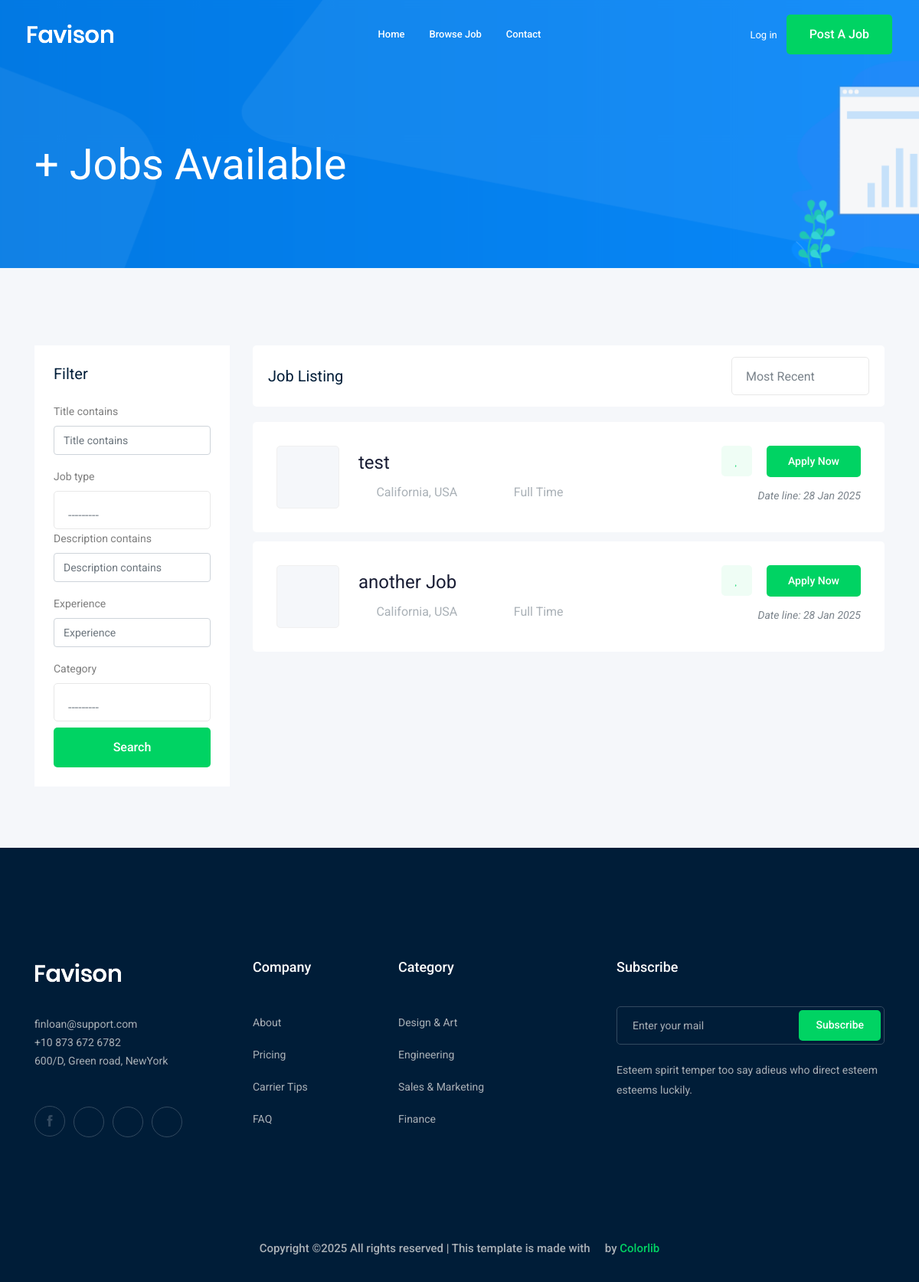
The page /jobs/?page=2 on the database as committed earlier.
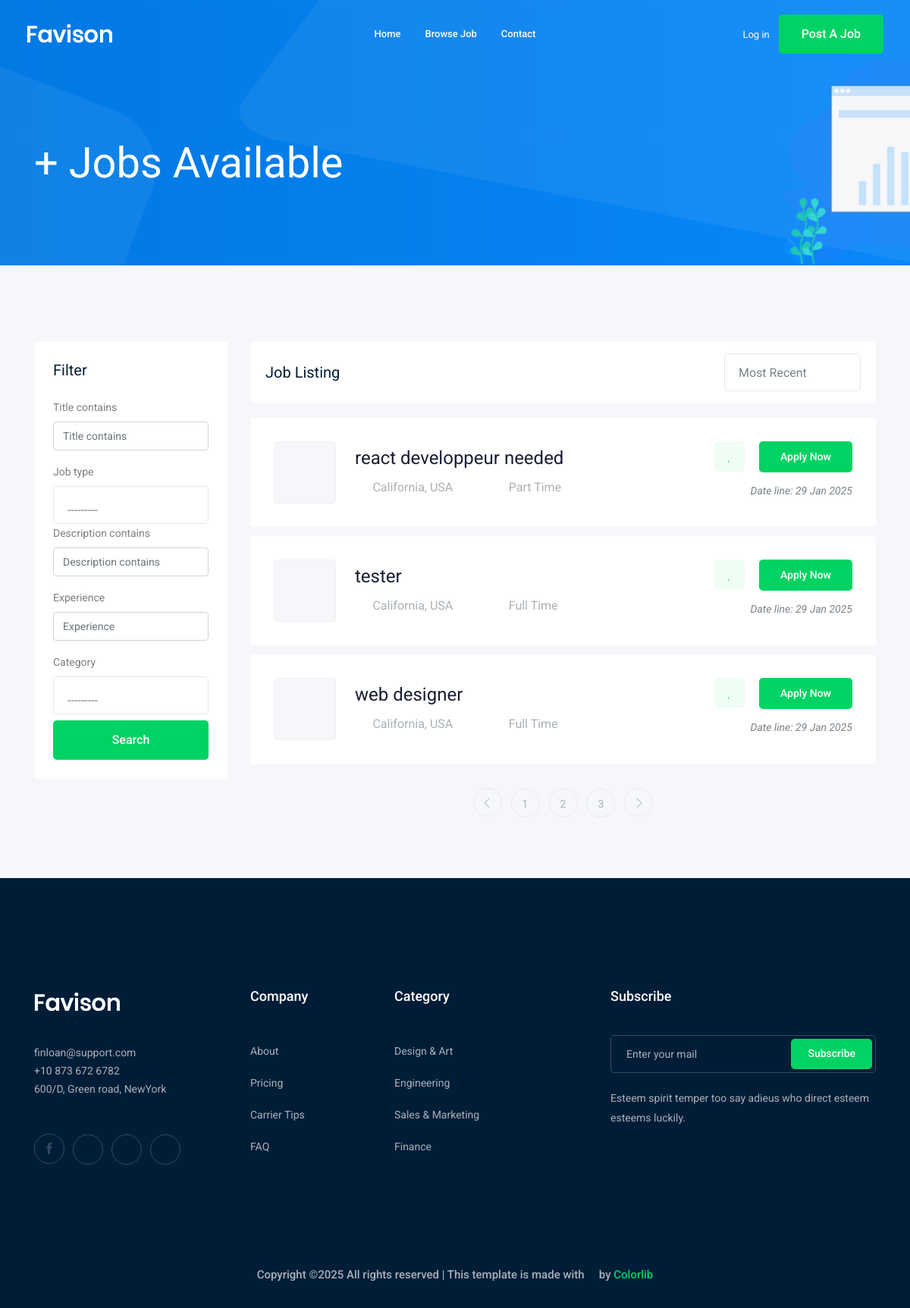
The same page on the database as committed later.
### job/models.py (models this page shows, shortened)
class Job(models.Model): #table
    owner=models.ForeignKey(User,related_name='Job_owner',on_delete=models.CASCADE)
    title=models.CharField(max_length=100) #column
    job_type=models.CharField(max_length=15,choices=JOB_TYPE)
    description=models.TextField(max_length=1000)
    published_at=models.DateTimeField(auto_now=True)
    vacancy= models.IntegerField(default=1)
    salary=models.IntegerField(default=0)
    experience=models.IntegerField(default=1)
    category=models.ForeignKey('Category',on_delete=models.CASCADE)
    image=models.ImageField(upload_to=image_upload)
    slug=models.SlugField(blank=True, null=True)
    def __str__(self):
        return self.title

### job/views.py (the view)
# urls.py: path('', views.job_list,name="job_list"),
def job_list(request):
    job_list=Job.objects.all()
    myfilter= JobFilter(request.GET,queryset=job_list)
    job_list= myfilter.qs
    paginator = Paginator(job_list,3)
    page_number = request.GET.get("page")
    page_obj = paginator.get_page(page_number)
    context={'jobs':page_obj,'myfilter':myfilter.form} #template name
    return render(request,"job/job_list.html",context)

### job/models.py (called while the page is built)
    def __str__(self):
        return self.name

### job/templates/job/job_list.html (shortened to what this page needs)
{% extends 'base.html' %}
   {% load bootstrap4 %}
    {% block body %}
    <div class="bradcam_area bradcam_bg_1">
        <div class="container">
            <div class="row">
                <div class="col-xl-12">
                    <div class="bradcam_text">
                        <h3>{{jobs.count}}+ Jobs Available</h3>
                    </div>
                </div>
            </div>
        </div>
    </div>
    <div class="job_listing_area plus_padding">
        <div class="container">
            <div class="row">
                <div class="col-lg-3">
                    <div class="job_filter white-bg">
                        <div class="form_inner white-bg">
                            <h3>Filter</h3>
                            <form method="GET">
                               {% bootstrap_form  myfilter %}
                               <input type="submit" value="Search" class="boxed-btn3 w-100 mt-2"/>
                            </form>
                        </div>
                    </div>
                </div>
                <div class="col-lg-9">
                    <div class="recent_joblist_wrap">
                        <div class="recent_joblist white-bg ">
                            <div class="row align-items-center">
                                <div class="col-md-6">
                                    <h4>Job Listing</h4>
                                </div>
                                <div class="col-md-6">
                                    <div class="serch_cat d-flex justify-content-end">
                                    </div>
                                </div>
                            </div>
                        </div>
                    </div>
                    <div class="job_lists m-0">
                        <div class="row">
                            {% for job in jobs %}
                            <div class="col-lg-12 col-md-12">
                                <div class="single_jobs white-bg d-flex justify-content-between">
                                    <div class="jobs_left d-flex align-items-center">
                                        <div class="thumb">
                                        </div>
                                        <div class="jobs_conetent">
                                            <a href="{% url 'jobs:job_detail' job.slug %}"><h4>{{job}}</h4></a>
                                            <div class="links_locat d-flex align-items-center">
                                                <div class="location">
                                                    <p> <i class="fa fa-map-marker"></i> California, USA</p>
                                                </div>
                                                <div class="location">
                                                    <p> <i class="fa fa-clock-o"></i> {{job.job_type}}</p>
                                                </div>
                                            </div>
                                        </div>
                                    </div>
                                    <div class="jobs_right">
                                        <div class="apply_now">
                                            <a class="heart_mark" href="#"> <i class="fa fa-heart"></i> </a>
                                            <a href="{% url 'jobs:job_detail' job.slug %}" class="boxed-btn3">Apply Now</a>
                                        </div>
                                        <div class="date">
                                            <p>Date line: {{job.published_at|date:'d M Y'}}</p>
                                        </div>
                                    </div>
                                </div>
                            </div>
                            {% endfor %}
                        </div>
                        {% if jobs.has_other_pages %}
                        <div class="row">
                            <div class="col-lg-12">
                                <div class="pagination_wrap">
                                    <ul>
                                        {% if jobs.has_previous %}
                                        <li><a href="?page={{jobs.previous_page_number}}"> <i class="ti-angle-left"></i> </a></li>
                                        {% endif %}
                                        {% for i in jobs.paginator.page_range %}
                                        <li><a href="?page={{i}}"><span>{{i}}</span></a></li>
                                        {% endfor %}
                                        {% if jobs.has_next %}
                                        <li><a href="?page={{jobs.next_page_number}}"> <i class="ti-angle-right"></i> </a></li>
                                        {% endif %}
                                    </ul>
                                </div>
                            </div>
                        </div>
                        {% endif %}
                    </div>
                </div>
            </div>
        </div>
    </div>
    {% endblock body %}

### templates/base.html (shortened to what this page needs)
{% load static %}
<!doctype html>
<html class="no-js" lang="zxx">
<head>
    <link rel="stylesheet" href="{% static 'css/bootstrap.min.css' %}">
    <link rel="stylesheet" href="{% static 'css/owl.carousel.min.css' %}">
    <link rel="stylesheet" href="{% static 'css/magnific-popup.css' %}">
    <link rel="stylesheet" href="{% static 'css/font-awesome.min.css' %}">
    <link rel="stylesheet" href="{% static 'css/themify-icons.css' %}">
    <link rel="stylesheet" href="{% static 'css/nice-select.css' %}">
    <link rel="stylesheet" href="{% static 'css/flaticon.css' %}">
    <link rel="stylesheet" href="{% static 'css/jquery-ui.css' %}">
    <link rel="stylesheet" href="{% static 'css/gijgo.css' %}">
    <link rel="stylesheet" href="{% static 'css/animate.min.css' %}">
    <link rel="stylesheet" href="{% static 'css/slicknav.css' %}">
    <link rel="stylesheet" href="{% static 'css/style.css' %}">
</head>
<body>
    <header>
        <div class="header-area ">
            <div id="sticky-header" class="main-header-area">
                <div class="container-fluid ">
                    <div class="header_bottom_border">
                        <div class="row align-items-center">
                            <div class="col-xl-3 col-lg-2">
                                <div class="logo">
                                    <a href="index.html">
                                        <img src="img/logo.png" alt="">
                                    </a>
                                </div>
                            </div>
                            <div class="col-xl-6 col-lg-7">
                                <div class="main-menu  d-none d-lg-block">
                                    <nav>
                                        <ul id="navigation">
                                            <li><a href="/">home</a></li>
                                            <li><a href="{% url 'jobs:job_list' %}">Browse Job</a></li>
                                            <li><a href="{% url 'contact:contact' %}">Contact</a></li>
                                        </ul>
                                    </nav>
                                </div>
                            </div>
                            <div class="col-xl-3 col-lg-3 d-none d-lg-block">
                                <div class="Appointment">
                                    {% if request.user.is_authenticated %}
                                    <div class="phone_num d-none d-xl-block">
                                        <a href="{% url 'accounts:profile'%}">Profile</a>
                                    </div>
                                    {% else %}
                                    <div class="phone_num d-none d-xl-block">
                                        <a href="{% url 'login'%}">Log in</a>
                                    </div>
                                    {% endif %}
                                    <div class="d-none d-lg-block">
                                        <a class="boxed-btn3" href="{% url 'jobs:add_job' %}">Post a Job</a>
                                    </div>
                                </div>
                            </div>
                            <div class="col-12">
                            </div>
                        </div>
                    </div>
                </div>
            </div>
        </div>
    </header>
    {% block body %}
    {% endblock body %}
    <footer class="footer">
        <div class="footer_top">
            <div class="container">
                <div class="row">
                    <div class="col-xl-3 col-md-6 col-lg-3">
                        <div class="footer_widget wow fadeInUp" data-wow-duration="1s" data-wow-delay=".3s">
                            <div class="footer_logo">
                                <a href="#">
                                    <img src="img/logo.png" alt="">
                                </a>
                            </div>
                            <p>
                                finloan@support.com <br>
                                +10 873 672 6782 <br>
                                600/D, Green road, NewYork
                            </p>
                            <div class="socail_links">
                                <ul>
                                    <li>
                                        <a href="#">
                                            <i class="ti-facebook"></i>
                                        </a>
                                    </li>
                                    <li>
                                        <a href="#">
                                            <i class="fa fa-google-plus"></i>
                                        </a>
                                    </li>
                                    <li>
                                        <a href="#">
                                            <i class="fa fa-twitter"></i>
                                        </a>
                                    </li>
                                    <li>
                                        <a href="#">
                                            <i class="fa fa-instagram"></i>
                                        </a>
                                    </li>
                                </ul>
                            </div>
                        </div>
                    </div>
                    <div class="col-xl-2 col-md-6 col-lg-2">
                        <div class="footer_widget wow fadeInUp" data-wow-duration="1.1s" data-wow-delay=".4s">
                            <h3 class="footer_title">
                                Company
                            </h3>
                            <ul>
                                <li><a href="#">About </a></li>
                                <li><a href="#"> Pricing</a></li>
                                <li><a href="#">Carrier Tips</a></li>
                                <li><a href="#">FAQ</a></li>
                            </ul>
                        </div>
                    </div>
                    <div class="col-xl-3 col-md-6 col-lg-3">
                        <div class="footer_widget wow fadeInUp" data-wow-duration="1.2s" data-wow-delay=".5s">
                            <h3 class="footer_title">
                                Category
                            </h3>
                            <ul>
                                <li><a href="#">Design & Art</a></li>
                                <li><a href="#">Engineering</a></li>
                                <li><a href="#">Sales & Marketing</a></li>
                                <li><a href="#">Finance</a></li>
                            </ul>
                        </div>
                    </div>
                    <div class="col-xl-4 col-md-6 col-lg-4">
                        <div class="footer_widget wow fadeInUp" data-wow-duration="1.3s" data-wow-delay=".6s">
                            <h3 class="footer_title">
                                Subscribe
                            </h3>
                            <form action="#" class="newsletter_form">
                                <input type="text" placeholder="Enter your mail">
                                <button type="submit">Subscribe</button>
                            </form>
                            <p class="newsletter_text">Esteem spirit temper too say adieus who direct esteem esteems
                                luckily.</p>
                        </div>
                    </div>
                </div>
            </div>
        </div>
        <div class="copy-right_text wow fadeInUp" data-wow-duration="1.4s" data-wow-delay=".3s">
            <div class="container">
                <div class="row">
                    <div class="col-xl-12">
                        <p class="copy_right text-center">
Copyright &copy;<script>document.write(new Date().getFullYear());</script> All rights reserved | This template is made with <i class="fa fa-heart-o" aria-hidden="true"></i> by <a href="https://colorlib.com" target="_blank">Colorlib</a>
                        </p>
                    </div>
                </div>
            </div>
        </div>
    </footer>
</body>
</html>

Rows that differ between the two databases and show on the page:
no longer on this page (row edited): Job: title "test", job_type "Full Time", published_at "28 Jan 2025"
no longer on this page (row edited): Job: title "another Job", job_type "Full Time", published_at "28 Jan 2025"
added Job: title "react developpeur needed", job_type "Part Time", published_at "29 Jan 2025"
added Job: title "tester", job_type "Full Time", published_at "29 Jan 2025"
added Job: title "web designer", job_type "Full Time", published_at "29 Jan 2025"
Other text that changed with them:
new list line: "1"
new list line: "2"
new list line: "3"
